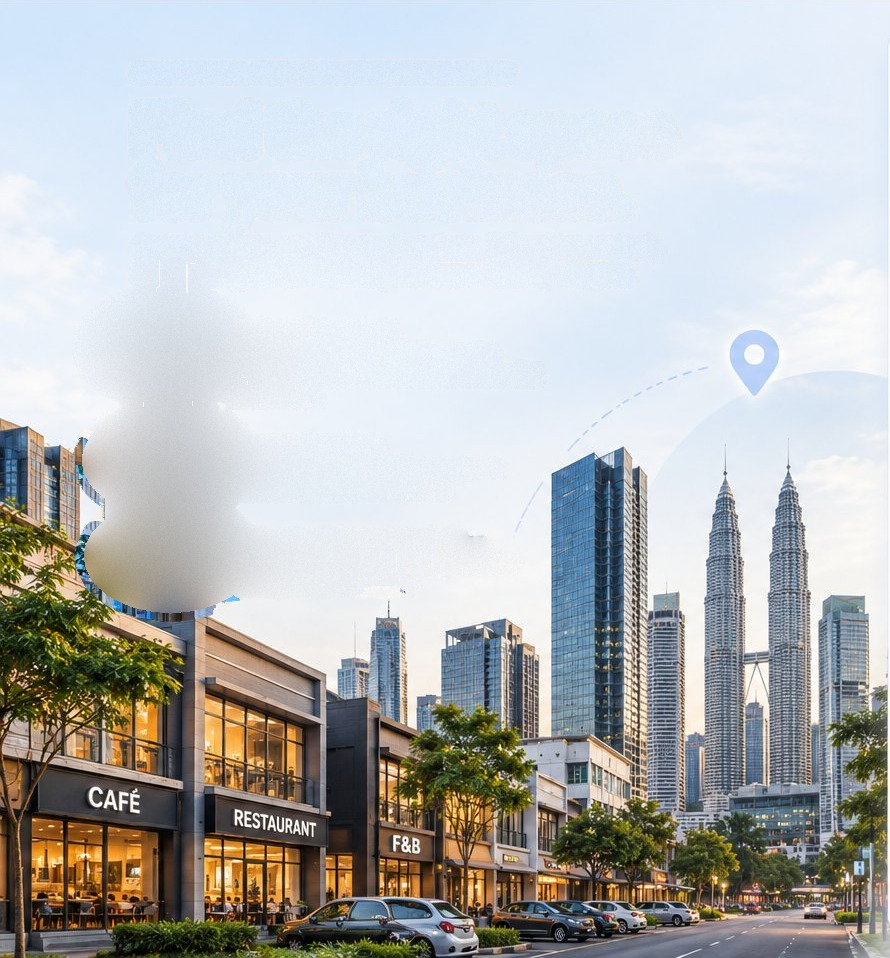
#> input picture fyp_jaspr_web/web/assets/signup-city.jpg, 890 x 958 px, found by its file name
$ python diag_zoom.py
#> lines starting #> are read from the running program, lines starting #| are printed output that depends on the picture
"""Zoom into the regions that are most likely to still hold artefacts:
the three icon discs, the benefit text column and the lower-left foliage.
"""
import os
import sys

import cv2
import numpy as np

sys.path.insert(0, os.path.dirname(os.path.abspath(__file__)))
import extract_signup_bg as E

OUT_JPG = os.path.join(E.ROOT, "web", "assets", "signup-city.jpg")
out = cv2.cvtColor(cv2.imread(OUT_JPG), cv2.COLOR_BGR2RGB)
panel = out[E.PANEL_Y0:E.PANEL_Y1, E.PANEL_X0:E.PANEL_X1].copy()
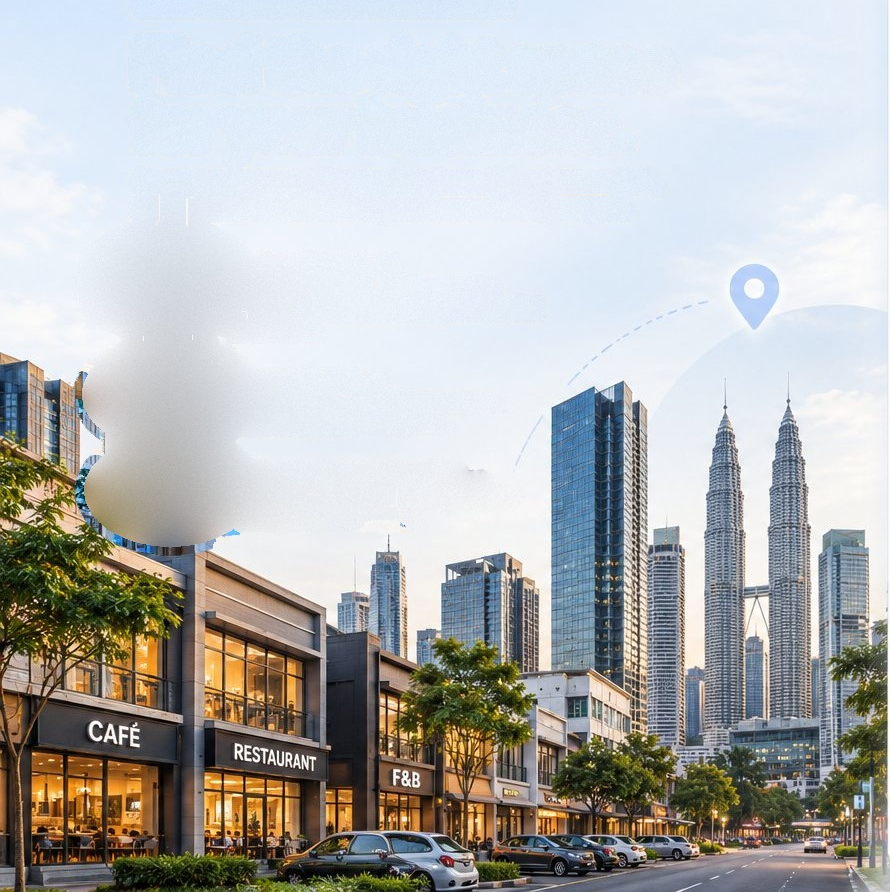
#> panel: shape (892, 890, 3); mean R, G, B 179.8, 181.3, 180.5
h, w = panel.shape[:2]
#> h = 892; w = 890

jobs = {
    "z_icon1": (110, 360, 250, 460),
    "z_icon2": (110, 470, 250, 570),
    "z_icon3": (110, 570, 250, 670),
    "z_benefits": (140, 370, 680, 670),
    "z_lowleft": (0, 640, 200, 958),
}

for name, (x0, y0, x1, y1) in jobs.items():
    crop = panel[y0:y1, x0:x1]
    s = 2.2
    big = cv2.resize(crop, None, fx=s, fy=s, interpolation=cv2.INTER_CUBIC)
    cv2.imwrite(os.path.join(E.DBG, name + ".png"),
                cv2.cvtColor(big, cv2.COLOR_RGB2BGR))
    print("wrote", name, big.shape)
#> this loop made 5 passes
#> pass 1, `crop = panel[y0:y1, x0:x1]`:
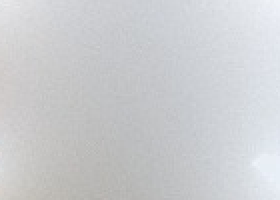
#> crop: shape (100, 140, 3) (shown 2 times larger); mean R, G, B 203.6, 205, 207.5
#> pass 2, `crop = panel[y0:y1, x0:x1]`:
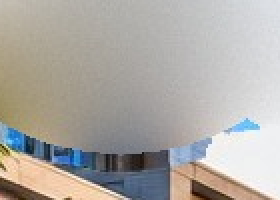
#> crop: shape (100, 140, 3) (shown 2 times larger); mean R, G, B 174, 170.4, 165.2
#> after the loop:
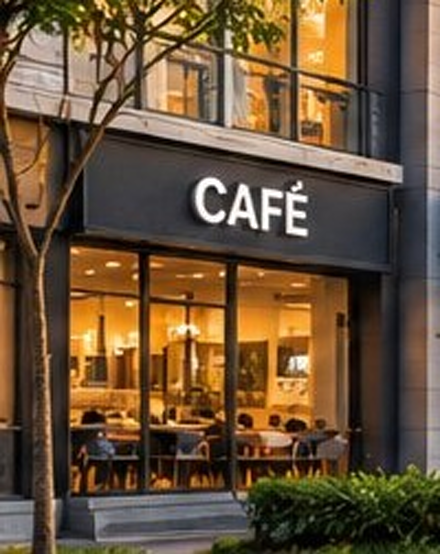
#> big: shape (554, 440, 3); mean R, G, B 105, 82, 57.1
#> after the loop:
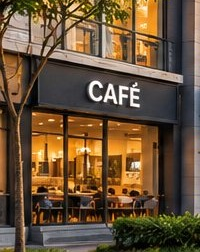
#> crop: shape (252, 200, 3); mean R, G, B 105, 82, 56.9
